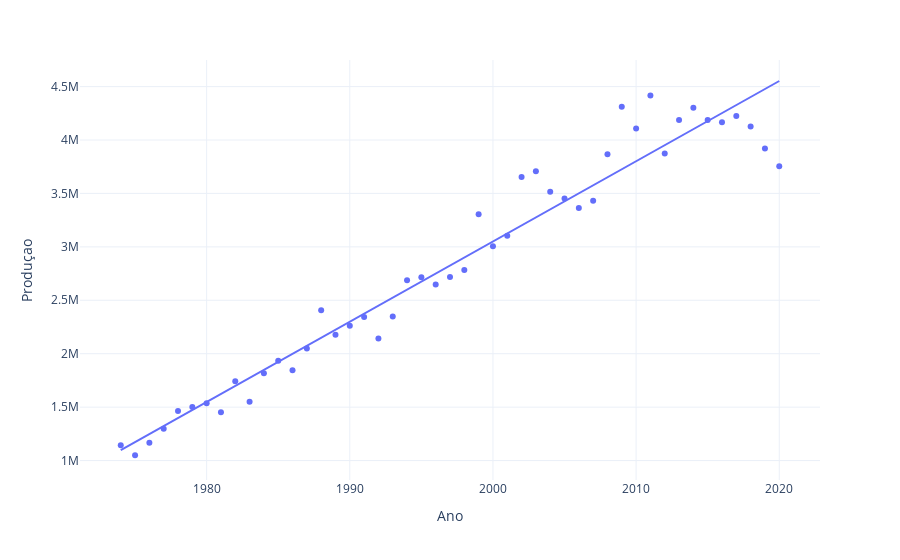

The code cell stored with this chart in its notebook:
### Markdown cell above
* Tomate

### Code cell
fig =px.scatter(df_tomate, x ='Ano', y='Produçao', trendline= 'ols')
fig.update_layout(template = 'plotly_white')
